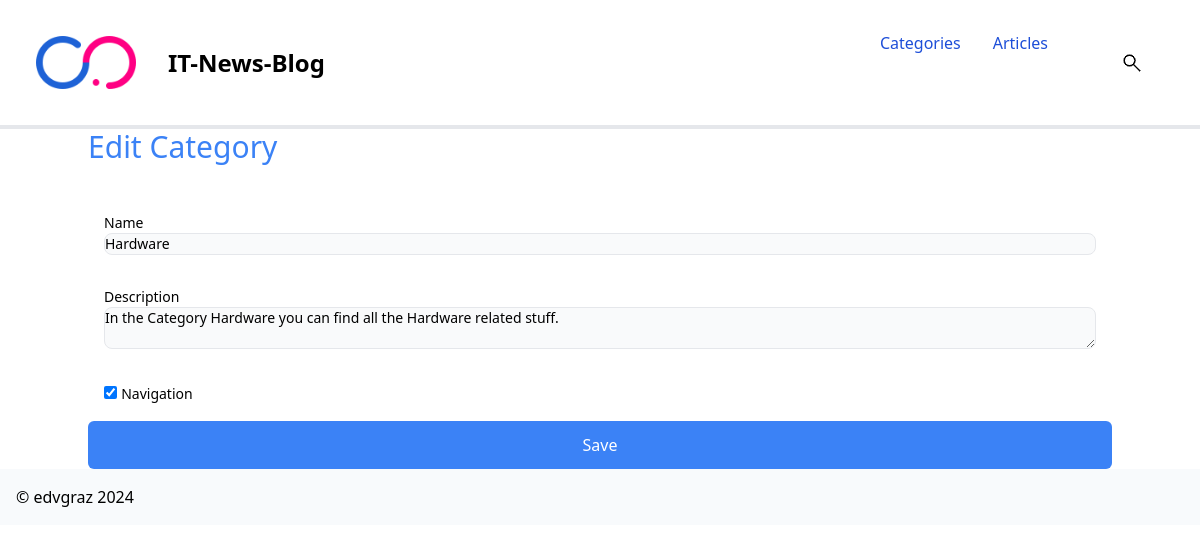
Screenshot of /public/admin/category.php?id=1 with the database file from the repository.
### tables this page shows
CREATE TABLE `category` (
  `id` int(11) NOT NULL,
  `name` varchar(50) NOT NULL,
  `description` varchar(254) NOT NULL,
  `navigation` tinyint(1) NOT NULL,
  `seo_title` varchar(20) NOT NULL
);

### public/includes/functions.php (called while the page is built, shortened)
<?php
function e($string)
{
    return htmlentities($string, ENT_QUOTES, "UTF-8", false);
}
function pdo_execute(PDO $pdo, string $sql, array $bindings = null): false|PDOStatement
{
    $statement = $pdo->prepare($sql);
    foreach ($bindings as $key => $value) {
        if (is_int($value)) {
            $statement->bindValue($key, $value, PDO::PARAM_INT);
        } else {
            $statement->bindValue($key, $value);
        }
    }
    $statement->execute();
    return $statement;
}

### public/admin/category.php (the view, shortened to what this page needs)
<?php
require '../includes/db-connect.php';
require '../includes/functions.php';
$id = filter_input(INPUT_GET, 'id', FILTER_VALIDATE_INT) ?? null;
$category = [
    'id' => '',
    'name' => '',
    'description' => '',
    'navigation' => false
];
if ($id) {
    $sql = 'select id, name, description, navigation from category where id=:id';
    $category = pdo_execute($pdo, $sql, ['id' => $id])->fetch();
}
?>
<?php include '../admin/header.php'; ?>
<main class="container w-auto mx-auto md:w-1/2 flex justify-center flex-col items-center p-5">
    <form class="w-full grid" action="category.php?id=<?= $id ?? '' ?>" method="POST">
        <h2 class="text-3xl text-blue-500 mb-8"><?= $id ? 'Edit' : 'New' ?> Category</h2>
        <div class="p-4">
            <label class="block mb-2 text-sm font-medium text-gray-900" for="name">Name</label>
            <input class='bg-gray-50 border border-gray-300 text-gray-900 text-sm rounded-lg focus:ring-blue-500 focus:border-blue-500 block w-full p-2.5' type="text" id="name" name="name" value="<?= e($category['name']) ?>">
        </div>
        <div class="p-4">
            <label class="block mb-2 text-sm font-medium text-gray-900" for="description">Description</label>
            <textarea class='bg-gray-50 border border-gray-300 text-gray-900 text-sm rounded-lg focus:ring-blue-500 focus:border-blue-500
            block w-full p-2.5' type="text" id="description" name="description"><?= e($category['description']) ?>
            </textarea>
        </div>
        <div class="p-4">
            <input class="w-4 h-4 text-blue-600 bg-gray-100 border-gray-300 rounded focus:ring-blue-500 dark:focus:ring-blue-600
            " type="checkbox" id="navigation" name="navigation" <?= $category['navigation'] ? 'checked' : '' ?>>
            <label class="ms-2 text-sm font-medium text-gray-900" for="navigation">Navigation</label>
        </div>
        <button type="submit" class="text-white bg-blue-500 p-3 rounded-md hover:bg-pink-600">Save</button>
    </form>
</main>
<?php include '../admin/footer.php'; ?>

### rows the page displays
category: name "Hardware", description "In the Category Hardware you can find all the Hardware related stuff.", navigation "☑"

### other values shown
$link['name'] "Categories"
$link['name'] "Articles"
